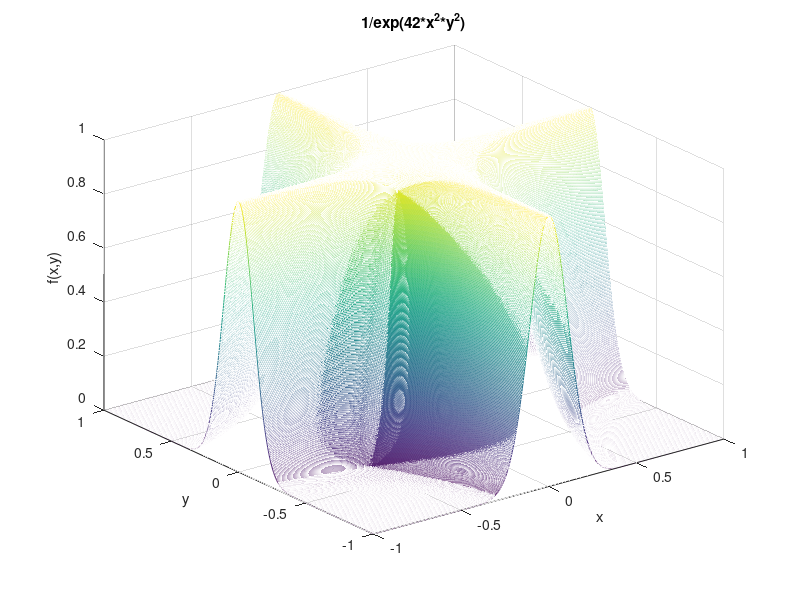

MATLAB code for this plot:
% HW10_problem1.m

% Create a 3-d plot of the function 1/exp(42 x2 y2) with x and y 
% varying from -1 to 1. Use the functions meshgrid and mesh. Hint: \
% be careful about using the dot with the operator, e.g. "*" vs 
% ".*", because in this problem getting it wrong may not produce 
% an error message but it will produce an incorrect plot.

% Tate Finley, 11/15/22
% Rev. 11/15/22

% generate x and y values between -1 and 1
[x,y] = meshgrid(linspace(-1,1,1001));

% calculate given function
f = 1./exp(42*(x.^2).*(y.^2));

% produce 3D plot and label
mesh(x,y,f);
xlabel('x')
ylabel('y')
zlabel('f(x,y)')
title('1/exp(42*x^2*y^2)')